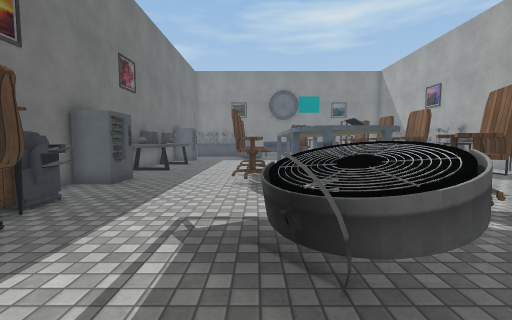
View 1 (above)

18 first-person views from a walk through a Unity game level. The camera is 1.4 m above the floor, tilts 4° down and sees 90° across. The floor is counted in squares, 1 m on a side. Each view is taken from the middle of a square. On the plan, view 1 faces up. The plan holds only what a view shows up to about 13 squares ahead; the rest is blank. The place goes on beyond the plan. Some surface patterns are stand-ins.

View 2
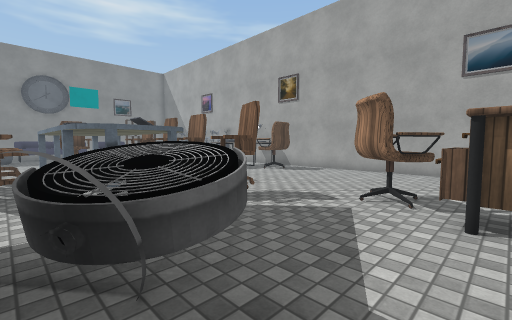

View 3
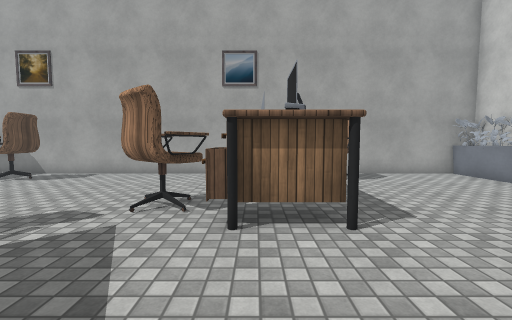

View 4
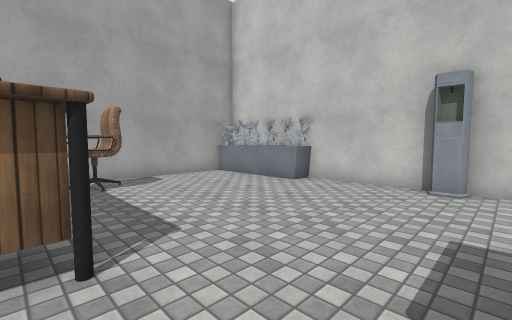

View 5
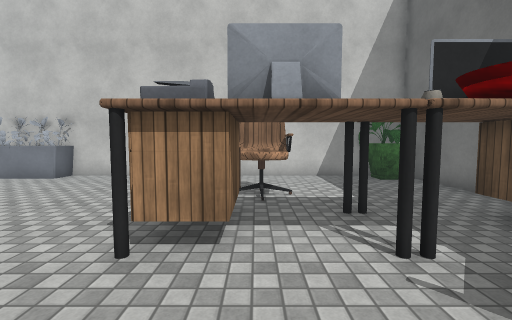

View 6
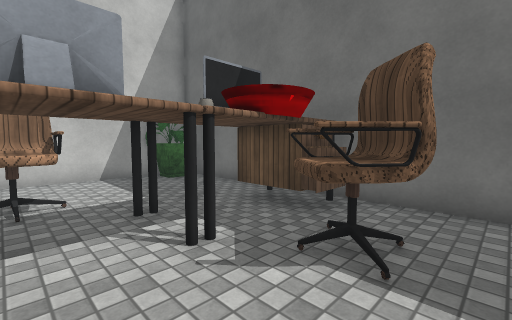

View 7
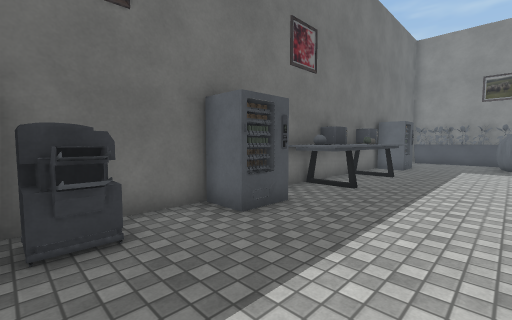

View 8
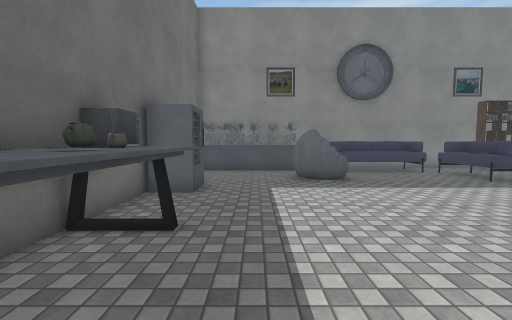

View 9
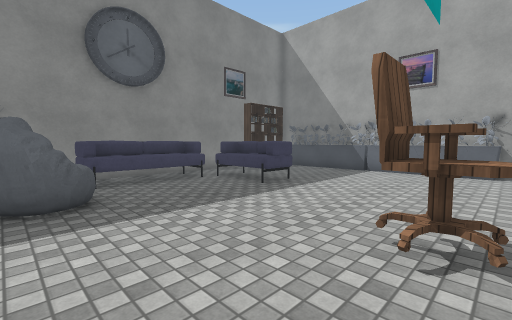

View 10
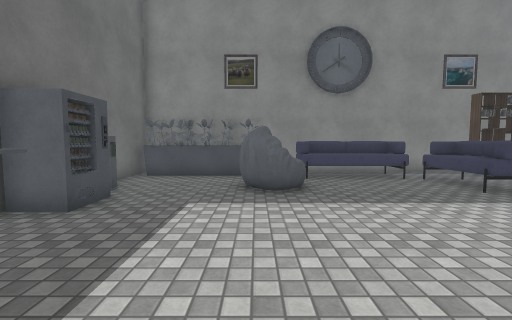

View 11
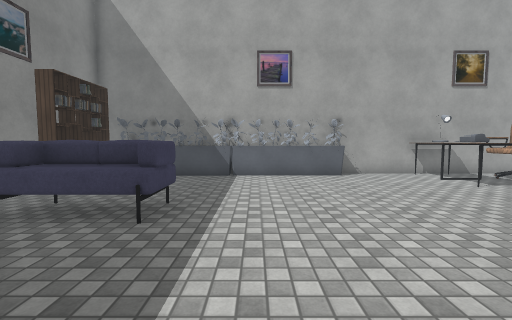

View 12
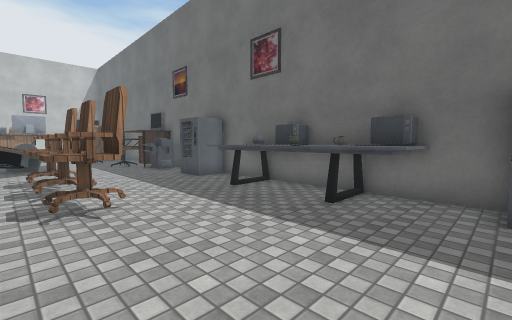

View 13
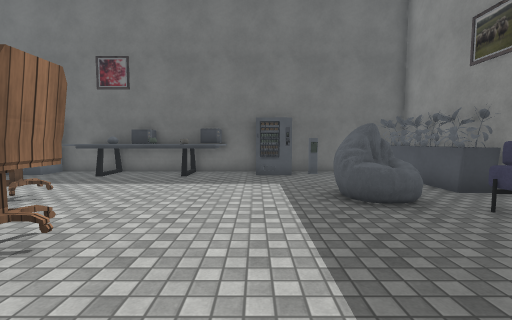

View 14
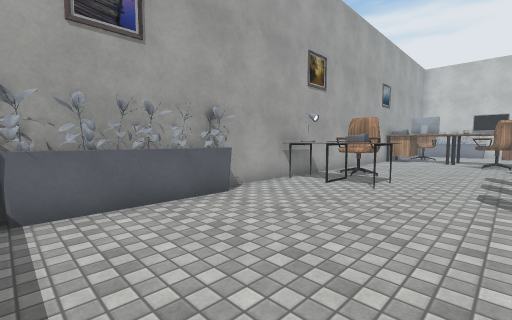

View 15
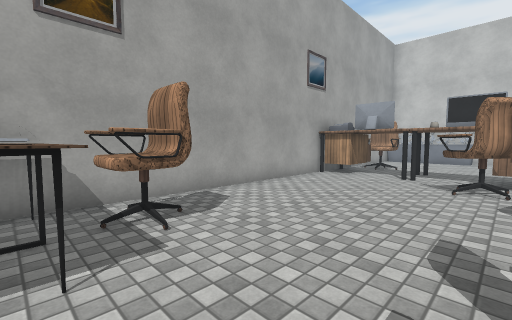

View 16
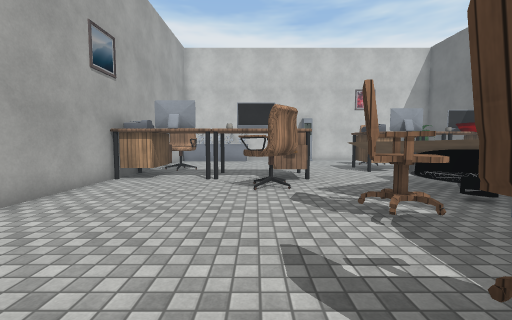

View 17
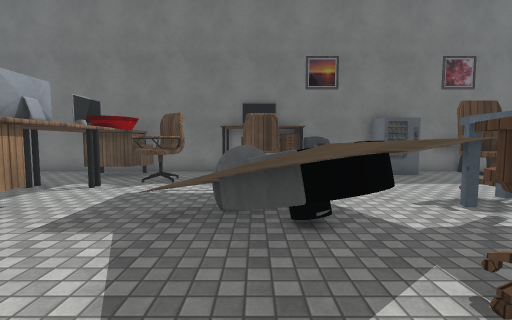

View 18
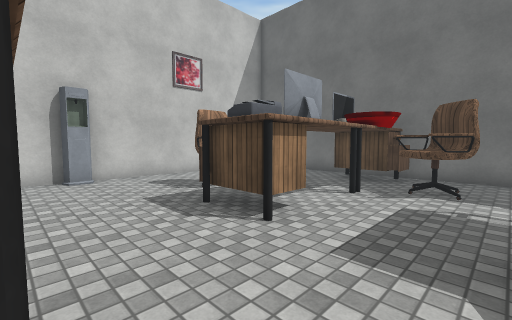

### Floor plan
Key: @ floor where view 1 was taken; # wall or solid block; . floor; ^ raised ledge; O other object.
Columns run from 6 left of view 1 to 13 right of it. Each row starts with its distance up from view 1.
 26 ##################
 25 #OOOOO.OOOOO..OOOOO#
 24 #.O.OO.OOOOOO...  O#
 23 #....OO....OOO.. OO#
 22 #....OO....OO ....O#
 21 #O...OO....OOO...OO#
 20 OO...............OO#
 19 #O................O#
 18 #O...............OO#
 17 #OO...............O#
 16 OOO.....OO........O#
 15 OOO.....OO........O#
 14 OOO...O^^^OO.......#
 13 OOO..OO^  OO.......#
 12 OOO....^    ...OOOO#
 11 #O...OO^O OO...OOOO#
 10 #O....O^   O....OO.#
  9 OO...OO^ OOO....OO.#
  8 #O....O^  OO.......#
  7 #......^^^^........#
  6 #OO....OO#OO.......#
  5 #O....OOOOOO.......#
  4  OO.. OOOOO........#
  3  OO...OOOOO..O.....#
  2 #.O...OOOO..OO.....#
  1 #......O....OO.....#
  0 #.OOO.@....OO..O.OO
 -1 #.OO.......OO....OO
 -2 #OO.O..OO.......OOO
 -3 # O...OO........OO.#
 -4 #OO.O.OOO..........#
 -5 #....OO............#
 -6 #....OOO...........#
 -7 #..................#
 -8 #O.................#
 -9 #O.......O....OOOOO#
-10 ####################

Where each view was taken, in squares from view 1:
view 1: 0 up, 0 right, facing up
view 2: 0 up, 0 right, facing up-right
view 3: 0 up, 1 right, facing right
view 4: 1 down, 2 right, facing down-right
view 5: 1 up, 0 right, facing down
view 6: 1 up, 0 right, facing down-left
view 7: 5 up, 1 left, facing up-left
view 8: 12 up, 3 left, facing up
view 9: 15 up, 1 left, facing up-right
view 10: 14 up, 1 left, facing up
view 11: 19 up, 1 right, facing right
view 12: 19 up, 1 right, facing down-left
view 13: 19 up, 6 right, facing left
view 14: 20 up, 6 right, facing down-right
view 15: 11 up, 6 right, facing down-right
view 16: 10 up, 7 right, facing down
view 17: 3 up, 6 right, facing left
view 18: 1 up, 5 right, facing down-left
